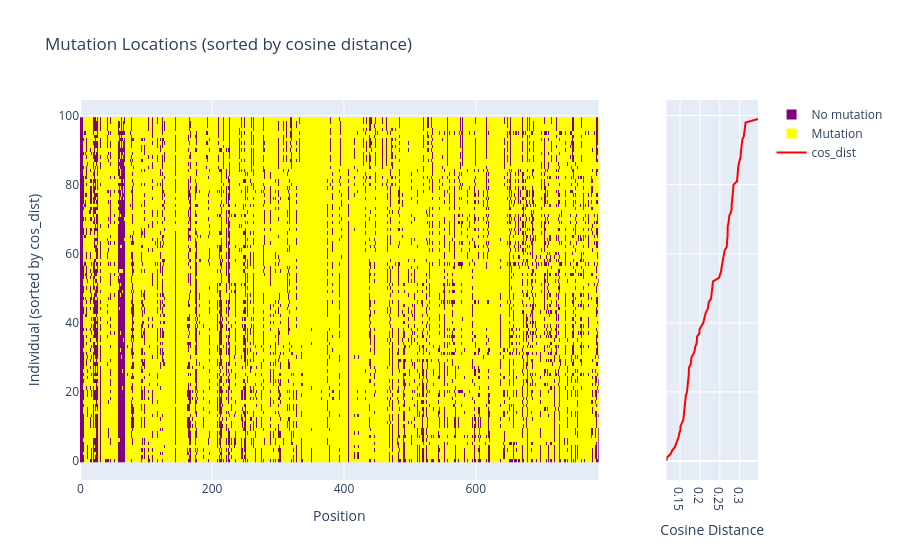

This figure's notebook cell:
### Code cell
mut_array = np.array(df["mut_array"].to_list())

cos_dist = df["fit_cos_dist"].to_numpy()
sort_idx = np.argsort(cos_dist)
mut_array_sorted = mut_array[sort_idx]
cos_dist_sorted = cos_dist[sort_idx]

fig = make_subplots(rows=1, cols=2, column_widths=[0.85, 0.15], shared_yaxes=True)

fig.add_trace(go.Heatmap(
    z=mut_array_sorted,
    colorscale=[[0, "purple"], [1, "yellow"]],
    zmin=0,
    zmax=1,
    showscale=False,
), row=1, col=1)

# discrete legend via invisible scatter traces
for val, color, label in [(0, "purple", "No mutation"), (1, "yellow", "Mutation")]:
    fig.add_trace(go.Scatter(
        x=[None], y=[None],
        mode="markers",
        marker=dict(size=10, color=color, symbol="square"),
        name=label,
        showlegend=True,
    ), row=1, col=1)

fig.add_trace(go.Scatter(
    x=cos_dist_sorted,
    y=np.arange(len(cos_dist_sorted)),
    mode="lines",
    line=dict(color="red", width=2),
    name="cos_dist",
), row=1, col=2)

fig.update_layout(
    title="Mutation Locations (sorted by cosine distance)",
    xaxis=dict(title="Position"),
    xaxis2=dict(title="Cosine Distance"),
    yaxis=dict(title="Individual (sorted by cos_dist)"),
)
fig.show()

### Figure 1 — Plotly figure (JSON) as saved in the notebook; plotly's stock layout.template omitted (floating-point values rounded to 4 significant figures; data arrays with more than 128 entries replaced by an {"elided": "..."} marker saying what was removed)
{"data": [{"colorscale": [[0, "purple"], [1, "yellow"]], "showscale": false, "type": "heatmap", "xaxis": "x", "yaxis": "y", "z": {"elided": "100x787 int values"}, "zmax": 1, "zmin": 0}, {"marker": {"color": "purple", "size": 10, "symbol": "square"}, "mode": "markers", "name": "No mutation", "showlegend": true, "type": "scatter", "x": [null], "xaxis": "x", "y": [null], "yaxis": "y"}, {"marker": {"color": "yellow", "size": 10, "symbol": "square"}, "mode": "markers", "name": "Mutation", "showlegend": true, "type": "scatter", "x": [null], "xaxis": "x", "y": [null], "yaxis": "y"}, {"line": {"color": "red", "width": 2}, "mode": "lines", "name": "cos_dist", "type": "scatter", "x": [0.1157, 0.1167, 0.126, 0.1299, 0.1367, 0.1401, 0.1421, 0.1465, 0.1479, 0.1509, 0.1509, 0.1548, 0.1582, 0.1592, 0.1602, 0.1611, 0.1616, 0.1626, 0.1631, 0.1646, 0.1675, 0.168, 0.1699, 0.1699, 0.1709, 0.1719, 0.1719, 0.1724, 0.1768, 0.1782, 0.1787, 0.1836, 0.187, 0.188, 0.1914, 0.1924, 0.1929, 0.1987, 0.1987, 0.2031, 0.2085, 0.2104, 0.2119, 0.2148, 0.2197, 0.2202, 0.2222, 0.228, 0.229, 0.229, 0.2295, 0.2314, 0.2329, 0.248, 0.2515, 0.2534, 0.2544, 0.2559, 0.2568, 0.2588, 0.2603, 0.2622, 0.2676, 0.2676, 0.2686, 0.2695, 0.2695, 0.27, 0.27, 0.272, 0.2725, 0.2739, 0.2778, 0.2798, 0.2798, 0.2808, 0.2812, 0.2822, 0.2827, 0.2842, 0.2847, 0.2935, 0.2939, 0.2939, 0.2959, 0.2964, 0.2979, 0.3003, 0.3022, 0.3027, 0.3032, 0.3047, 0.3057, 0.3066, 0.3105, 0.3115, 0.3135, 0.3145, 0.3149, 0.3462], "xaxis": "x2", "y": [0, 1, 2, 3, 4, 5, 6, 7, 8, 9, 10, 11, 12, 13, 14, 15, 16, 17, 18, 19, 20, 21, 22, 23, 24, 25, 26, 27, 28, 29, 30, 31, 32, 33, 34, 35, 36, 37, 38, 39, 40, 41, 42, 43, 44, 45, 46, 47, 48, 49, 50, 51, 52, 53, 54, 55, 56, 57, 58, 59, 60, 61, 62, 63, 64, 65, 66, 67, 68, 69, 70, 71, 72, 73, 74, 75, 76, 77, 78, 79, 80, 81, 82, 83, 84, 85, 86, 87, 88, 89, 90, 91, 92, 93, 94, 95, 96, 97, 98, 99], "yaxis": "y2"}], "layout": {"title": {"text": "Mutation Locations (sorted by cosine distance)"}, "xaxis": {"anchor": "y", "domain": [0, 0.765], "title": {"text": "Position"}}, "xaxis2": {"anchor": "y2", "domain": [0.865, 1], "title": {"text": "Cosine Distance"}}, "yaxis": {"anchor": "x", "domain": [0, 1], "title": {"text": "Individual (sorted by cos_dist)"}}, "yaxis2": {"anchor": "x2", "domain": [0, 1], "matches": "y", "showticklabels": false}}}
